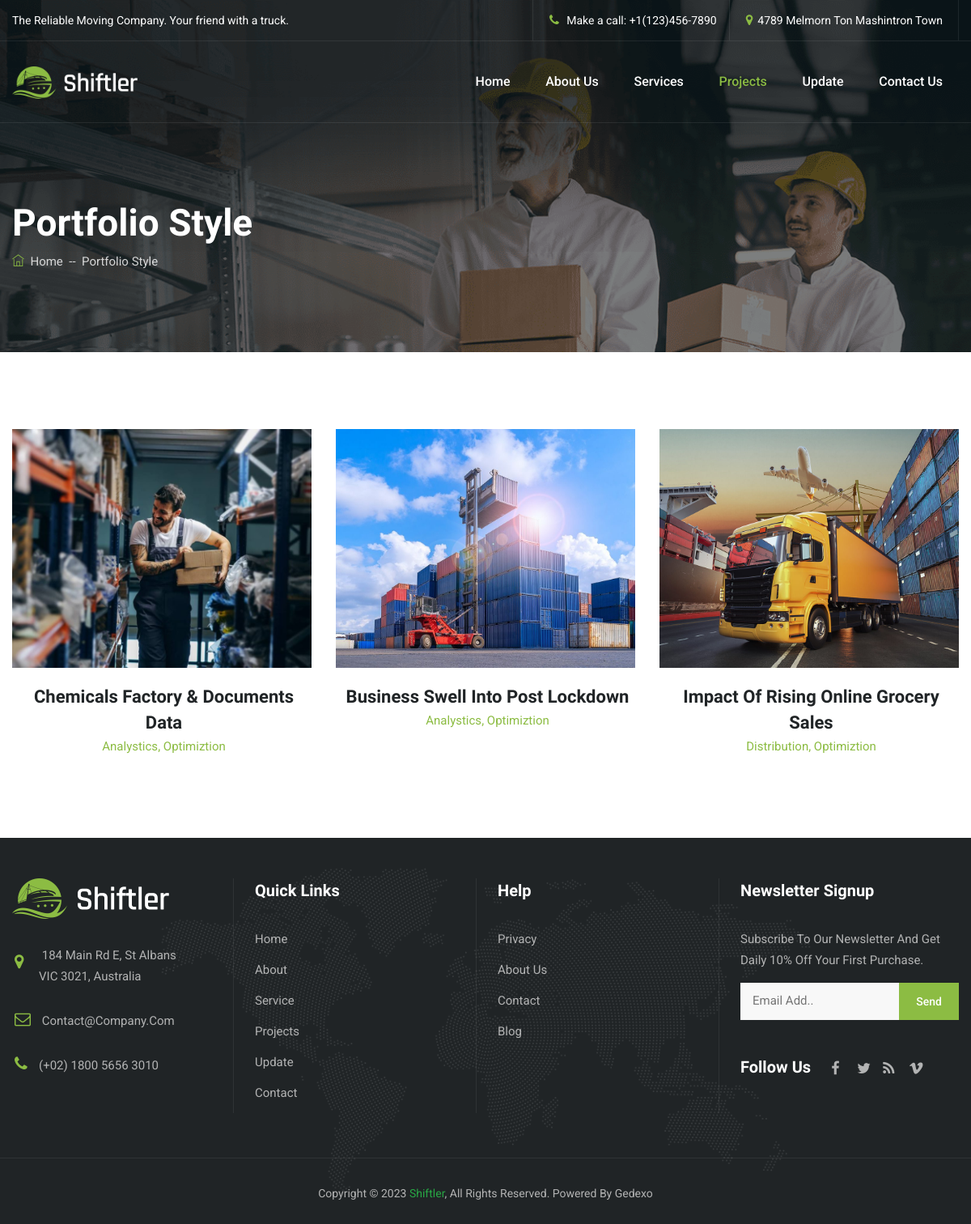
/projects/, run on the app's committed database.
### web/models.py (models this page shows, shortened)
class Project(models.Model):
    image = models.ImageField()
    title = models.CharField(max_length=100)
    dec = models.CharField(max_length=100)

### web/views.py (the view)
# urls.py: path('projects/',views.port,name='portfolio-style'),
def port(request):
    pjs = Project.objects.all()
    context = {
        'project' :pjs,
        'is_Project' : True
    }
    return render(request,'web/portfolio-style.html',context)

### template/web/portfolio-style.html (shortened to what this page needs)
{% extends "web/partail/base.html" %}
{% load static %}
{% block content %}
<!DOCTYPE html>
<html  lang="en">
<head>
</head>
<body>
    <div class="page">
        <header id="masthead" class="header cmt-header-style-01">
            <div class="cmt-topbar cmt-textcolor-white clearfix">
                <div class="container">
                    <div class="row">
                        <div class="col-md-12 d-flex flex-row align-items-center justify-content-center">
                            <div class="cmt-topbar-content">
                                <ul class="top-contact text-left">
                                    <li class="list-inline-item">The Reliable Moving Company. Your friend with a truck.</li>
                                </ul>
                            </div>
                            <div class="top_bar_contact_item ml-auto">
                                 <div class="top_bar_icon"><i class="fa fa-phone"></i>
                                 </div> Make a call:<a href="#"> +1(123)456-7890</a>
                            </div>
                            <div class="top_bar_contact_item">
                                 <div class="top_bar_icon"><i class="fa fa-map-marker"></i></div>4789 Melmorn Ton Mashintron Town
                            </div>
                        </div>
                    </div>
                </div>
            </div>
            <div id="site-header-menu" class="site-header-menu">
                <div class="site-header-menu-inner cmt-stickable-header ">
                    <div class="container">
                        <div class="row">
                            <div class="col">
                                <div class="site-navigation d-flex flex-row align-items-center">
                                    <div class="site-branding mr-auto">
                                            <a class="home-link" href="{% url "web:index" %}" title="Shiftler" rel="home">
                                                 <img id="logo-img" class="img-center standardlogo" src="{% static "web/images/logo-img.png" %}" alt="logo-img">
                                            </a>
                                    </div>
                                    <nav class="main-menu menu-mobile" id="menu">
                                        <ul class="menu">
                                            <li class="mega-menu-item "><a href="{% url "web:index" %}" class="mega-menu-link">Home</a></li>
                                            <li><a href="{% url "web:about-us" %}">About Us</a></li>
                                            <li><a href="{% url "web:services-1" %}">Services</a></li>
                                            <li class="mega-menu-item {% if is_Project %}active{% endif %}"><a href="{% url "web:portfolio-style" %}" class="mega-menu-link">Projects</a>
                                            </li>
                                            <li class="mega-menu-item"><a href="{% url "web:blog-grid-view" %}" class="mega-menu-link">Update</a>
                                            </li>
                                            <li class="mega-menu-item">
                                                <a href="{% url "web:contact" %}" class="mega-menu-link">Contact Us</a>
                                            </li>
                                        </ul>
                                    </nav>
                                </div>
                            </div>
                        </div>
                    </div>
                </div>
            </div>
        </header>
        <div class="cmt-page-title-row">
            <div class="cmt-page-title-row-inner">
                <div class="container">
                    <div class="row align-items-center">
                        <div class="col-lg-12">
                            <div class="page-title-heading">
                                <h2 class="title">Portfolio Style</h2>
                            </div>
                            <div class="breadcrumb-wrapper">
                                <span>
                                    <a title="Go to Shiftler." href="{% url "web:index" %}" class="home">
                                    <i class="themifyicon ti-home"></i> &nbsp;Home</a>
                                </span>
                                <span class="cmt-bread-sep">&nbsp;--&nbsp;</span>
                                <span>Portfolio Style</span>
                            </div>
                        </div>
                    </div>
                </div>
            </div>
        </div>
        <div class="main-site">
            <div class="cmt-bgcolor-white pt-80 pb-55 clearfix">
                <div class="container">
                    <div class="row">
                        {% for pjs in project %}
                        <div class="cmt-box-col-wrapper col-lg-4 col-md-6 col-sm-12 mb-30">
                            <div class="featured-imagebox featured-imagebox-portfolio style1">
                                <div class="cmt-box-view-overlay">
                                    <div class="featured-thumbnail">
                                        <a href="{% url "web:single-style-02" id=pjs.id %}"><img class="img-fluid" src="{{pjs.image.url}}" alt="image"></a>
                                    </div>
                                </div>
                                <div class="featured-content">
                                    <div class="featured-title">
                                        <h3><a href="">{{pjs.title}} </a></h3>
                                    </div>
                                    <div class="featured-desc">
                                        <a href="">{{pjs.dec}}<span>,</span></a>
                                        <a href="">Optimiztion</a>
                                    </div>
                                </div>
                            </div>
                        </div>
                        {% endfor %}
                    </div>
                </div>
            </div>
        </div>
    </div>
</html>
{% endblock %}

### template/web/partail/base.html (shortened to what this page needs)
{% load static %}
<!DOCTYPE html>
<html lang="en">
<head>
    <link rel="stylesheet" type="text/css" href="{% static "web/css/bootstrap.min.css" %}"/>
    <link rel="stylesheet" type="text/css" href="{% static "web/css/animate.css" %}"/>
    <link rel="stylesheet" type="text/css" href="{% static "web/css/flaticon.css" %}"/>
    <link rel="stylesheet" type="text/css" href="{% static "web/css/font-awesome.min.css" %}"/>
    <link rel="stylesheet" type="text/css" href="{% static "web/css/themify-icons.css" %}"/>
    <link rel="stylesheet" type="text/css" href="{% static "web/css/slick.css" %}">
    <link rel="stylesheet" type="text/css" href="{% static "web/css/prettyPhoto.css" %}">
    <link rel="stylesheet" type="text/css" href="{% static "web/css/shortcode.css" %}"/>
    <link rel="stylesheet" type="text/css" href="{% static "web/css/main.css" %}"/>
    <link rel="stylesheet" type="text/css" href="{% static "web/css/megamenu.css" %}"/>
    <link rel="stylesheet" type="text/css" href="{% static "web/css/responsive.css" %}"/>
</head>
<body>
{% block content %}
{% endblock %}
{% include "web/partail/footer.html" %}
</body>
</html>

### template/web/partail/footer.html (shortened to what this page needs)
{% load static %}
<!DOCTYPE html>
<html lang="en">
<head>
</head>
<body>
    <footer class="footer widget-footer clearfix">
        <div class="first-footer">
            <div class="container">
                <div class="row">
                    <div class="col-sm-6 col-md-6 col-lg-3 widget-area">
                        <div class="widget widget_text  clearfix">
                            <div class="footer-logo">
                                <img id="footer-logo-img" class="img-center" src="{% static "web/images/logo-img.png" %}" alt="">
                            </div>
                            <ul class="widget_contact_wrapper">
                                <li>
                                    184 Main Rd E, St Albans
                                    VIC 3021, Australia
                                </li>
                                <li>
                                    <a href="mailto:Contact@Company.com">Contact@Company.Com</a>
                                </li>
                                <li>
                                    (+02) 1800 5656 3010
                                </li>
                            </ul>
                        </div>
                    </div>
                    <div class="col-sm-6 col-md-6 col-lg-3 widget-area">
                        <div class="widget widget_nav_menu clearfix">
                           <h3 class="widget-title">Quick Links</h3>
                            <ul class="menu-footer-quick-links">
                                <li><a href="{% url "web:index" %}">Home</a></li>
                                <li><a href="{% url "web:about-us" %}">About</a></li>
                                <li><a href="{% url "web:services-1" %}">Service</a></li>
                                <li><a href="{% url "web:portfolio-style" %}">Projects</a></li>
                                <li><a href="{% url "web:blog-grid-view" %}">Update</a></li>
                                <li><a href="{% url "web:contact" %}">Contact</a></li>
                            </ul>
                        </div>
                    </div>
                    <div class="col-sm-6 col-md-6 col-lg-3 widget-area">
                        <div class="widget widget_nav_menu clearfix">
                           <h3 class="widget-title">Help</h3>
                            <ul class="menu-footer-quick-service-links">
                                <li><a href="#"> Privacy</a></li>
                                <li><a href="#">About Us</a></li>
                                <li><a href="#">Contact</a></li>
                                <li><a href="#">Blog</a></li>
                            </ul>
                        </div>
                    </div>
                   <div class="col-sm-6 col-md-6 col-lg-3 widget-area">
                        <div class="widget widget-text clearfix">
                           <h3 class="widget-title">Newsletter Signup</h3>
                            <p>Subscribe To Our Newsletter And Get Daily 10% Off Your First Purchase.</p>
                            <form  id="subscribe-form" class="newsletter-form" method="post" action="#" data-mailchimp="true">
                                <div class="mailchimp-inputbox" id="subscribe-content">
                                    <p>
                                        <input type="email" name="email" placeholder="Email Add.." required="">
                                    </p>
                                    <p><button type="submit" class="cmt-btn cmt-btn-size-md cmt-btn-shape-round cmt-btn-style-fill cmt-btn-color-skincolor">Send</button></p>
                                </div>
                            </form>
                            <div class="widget d-flex pt-2">
                               <h3 class="widget-title">Follow Us</h3>
                             <div class="social-icons">
                                <ul class="list-inline d-flex">
                                    <li>
                                        <a class="tooltip-top" target="_blank" href="#" data-tooltip="Facebook"><i class="fa fa-facebook"></i></a>
                                    </li>
                                    <li>
                                        <a class="tooltip-top" target="_blank" href="#" data-tooltip="Twitter"><i class="fa fa-twitter"></i></a>
                                    </li>
                                    <li>
                                        <a class=" tooltip-top" target="_blank" href="#" data-tooltip="RSS"><i class="fa fa-rss"></i></a>
                                    </li>
                                    <li>
                                        <a class="tooltip-top" target="_blank" href="#" data-tooltip="Vimeo"><i class="fa fa-vimeo"></i></a>
                                    </li>
                                </ul>
                            </div>
                        </div>
                    </div>
                   </div>
                </div>
            </div>
        </div>
        <div class="bottom-footer-text">
            <div class="container-fluid text-center">
                <div class="row copyright">
                    <div class="col-lg-12  ">
                        <span>Copyright © 2023 <a class="text-success" href="{% url "web:index" %}">Shiftler</a>, All Rights Reserved. Powered By <a href="https://gedexo.com/">Gedexo</a></span>
                    </div>
                </div>
            </div>
        </div>
    </footer>
</body>
</html>

### static/web/css/megamenu.css (style rules this page uses)
nav.main-menu ul { padding: 0px; margin: 0px; list-style: none; position: relative; }
nav.main-menu ul li { position: relative; }
nav.main-menu { margin-bottom: 0; -moz-border-radius: 0px; -webkit-border-radius: 0px; -o-border-radius: 0px; border-radius: 0px; border: none; z-index: 2; }
nav.main-menu ul.menu > li { position: relative; display: inline-block; }
@media (min-width: 1200px) { nav.main-menu ul.menu > li > a { display: block; position: relative; font-weight: 500; font-size: 16px; line-height: 16px; letter-spacing: 0; } }

### static/web/css/responsive.css (style rules this page uses)
@media only screen and (min-width: 1200px) { .container { max-width: 1200px; } }
@media only screen and (min-width: 1200px) { .header #site-header-menu .site-navigation ul.menu > li >a { display: block; margin: 0px; padding: 0px 20px; text-decoration: none; position: relative; z-index: 1; height: 100px; line-height: 100px; font-family: roboto, sans-serif; } }
@media only screen and (min-width: 1200px) { header.cmt-header-style-01 { position: absolute; left: 0; right: 0; z-index: 3; } }
@media only screen and (min-width: 1200px) { .header #site-header-menu .site-navigation ul.menu > li >a { display: block; margin: 0px; padding: 0px 20px; text-decoration: none; position: relative; z-index: 4; height: 100px; line-height: 100px; font-family: roboto, sans-serif; } }
@media only screen and (max-width: 1200px) { .site-branding img { max-height: 40px; } }
@media only screen and (max-width: 1200px) { .cmt-page-title-row { height: auto; } }

### data on the page
Project: image (picture), title "Chemicals Factory & Documents Data", dec "Analystics"
Project: image (picture), title "Business Swell Into Post Lockdown", dec "Analystics"
Project: image (picture), title "Impact Of Rising Online Grocery Sales", dec "Distribution"
